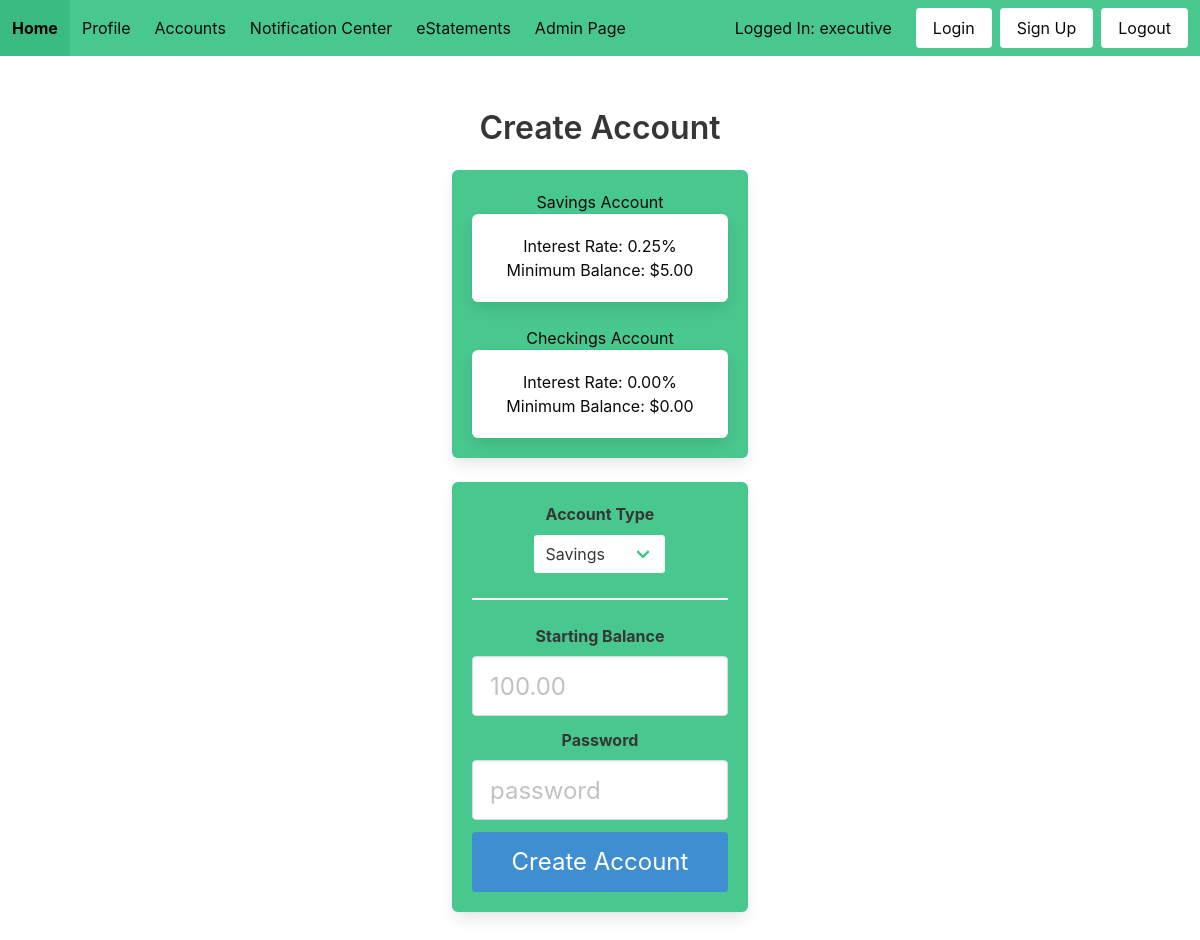
/create_account/ (signed in), run on the app's committed database.
### models.py (models this page shows)
class User(UserMixin, db.Model):
    id = db.Column(db.Integer, primary_key=True)
    username = db.Column(db.String(100), unique=True)
    password = db.Column(db.String(100))
    name = db.Column(db.String(1000))

class Bank_Settings(db.Model):
    id = db.Column(db.Integer, primary_key=True)
    savings_ir = db.Column(db.Float)
    savings_min = db.Column(db.Float)
    checkings_ir = db.Column(db.Float)
    checkings_min = db.Column(db.Float)

### main.py (the view, shortened to what this page needs)
@main.route('/create_account/', methods=['POST', 'GET'])
@login_required
def create_account():
    rates = Bank_Settings.query.filter_by(id = 1).first()
    format_rates(rates)
    return render_template('create_acc.html', rates=rates)

### app.py (called while the page is built)
def create_app():
    app = Flask(__name__)
    cf = open('app_config.json', 'r')
    config = json.load(cf)
    cf.close()
    app.config['SECRET_KEY'] = config['SECRET_KEY']
    app.config['SQLALCHEMY_DATABASE_URI'] = config['SQLALCHEMY_DATABASE_URI']
    app.config['PROJECT_ROOT'] = Path(os.path.realpath(os.path.dirname(__file__)))
    db.init_app(app)
    from auth import auth
    app.register_blueprint(auth)
    from main import main
    app.register_blueprint(main)
    from admin import admin
    app.register_blueprint(admin)
    login_manager = LoginManager()
    login_manager.login_view = 'auth.login'
    login_manager.init_app(app)
    from models import User
    @login_manager.user_loader
    def load_user(id):
        return User.query.get(int(id))
    return app

### format.py (called while the page is built)
def format_money(num):
    return '$' + ('%.2f' % num)

def format_ir(num):
    return '%.2f' % num + '%'

def format_rates(rates):
    rates.savings_ir = format_ir(rates.savings_ir)
    rates.savings_min = format_money(rates.savings_min)
    rates.checkings_ir = format_ir(rates.checkings_ir)
    rates.checkings_min = format_money(rates.checkings_min)

### templates/create_acc.html (shortened to what this page needs)
{% extends "form_base.html" %}
{% block content %}
<div class="column is-4 is-offset-4">
    <h2 class="title">Create Account</h2>
    <div class="box has-background-success has-text-black">
        <h3>Savings Account</h3>
        <div class="box has-text-black">
            <h4>Interest Rate: {{ rates.savings_ir }}</h4>
            <h4>Minimum Balance: {{ rates.savings_min }}</h4>
        </div>
        <h3>Checkings Account</h3>
        <div class="box has-text-black">
            <h4>Interest Rate: {{ rates.checkings_ir }}</h4>
            <h4>Minimum Balance: {{ rates.checkings_min }}</h4>
        </div>
    </div>
    <div class="box has-background-success">
        <form method="POST">
            <label class="label">Account Type</label>
            <div class="select is-success">
                <select name="acc_type" value="{{ request.form['acc_type'] }}" autocomplete="">
                    <option value="0">Savings</option>
                </select>
            </div>
            <hr class="is-success">
            <label class="label">Starting Balance</label>
            <div class="field is-success">
                <div class="control">
                    <input class="input is-large has-text-black" type="text" name="bal" placeholder="100.00">
                </div>
            </div>
            <label class="label">Password</label>
            <div class="field is-success">
                <div class="control">
                    <input class="input is-large has-text-black" type="password" name="password" placeholder="password">
                </div>
            </div>
            <button type="submit" class="button is-block is-info is-large is-fullwidth">Create Account</button>
        </form>
    </div>
</div>
{% endblock %}

### templates/form_base.html (shortened to what this page needs)
<!DOCTYPE html>
<html>
<head>
    <link rel="stylesheet" href="https://cdnjs.cloudflare.com/ajax/libs/bulma/0.7.2/css/bulma.min.css" />
</head>
<body>
    <nav class="navbar is-success is-fixed-top">
        <div class="navbar-brand is-success">
            <a class="navbar-item has-text-black is-success" href="{{ url_for('main.home') }}">
                <strong>Home</strong>
            </a>
        </div>
        <div class="navbar-menu has-background-success" id="nav-links">
            <div class="navbar-start">
                <a href="{{ url_for('main.profile') }}" class="navbar-item has-text-black">Profile</a>
                <div class="navbar-item has-dropdown is-hoverable">
                    <a class="navbar-link has-text-black is-arrowless">Accounts</a>
                </div>
                <a href="{{ url_for('main.alerts') }}" class="navbar-item has-text-black">Notification Center</a>
                <a href="{{ url_for('main.view_eStatements') }}" class="navbar-item has-text-black">eStatements</a>
                {% if current_user.id == 1 %}
                    <a href="{{ url_for('admin.bank_settings') }}" class="navbar-item has-text-black">Admin Page</a>
                {% endif %}
            </div>
            <div class="navbar-end is-success">
                {% if current_user.is_authenticated %}
                    <p class="navbar-item has-text-black">Logged In: {{ current_user.username }}</p>
                {% endif %}
                <div class="navbar-item">
                    <div class="buttons">
                        <a href="{{ url_for('auth.login') }}" class="button is-white">Login</a>
                        <a href="{{ url_for('auth.signup') }}" class="button is-white">Sign Up</a>
                        <a href="{{ url_for('auth.logout') }}" class="button is-white">Logout</a>
                    </div>
                </div>
            </div>
        </div>
    </nav>
    <div class="hero-body">
        <div class="container has-text-centered">
            {% block content %}
            {% endblock %}
        </div>
    </div>
</body>
</html>

### data on the page
User: username "executive"
Bank_Settings: savings_ir "0.25%", savings_min "$5.00", checkings_ir "0.00%", checkings_min "$0.00"
